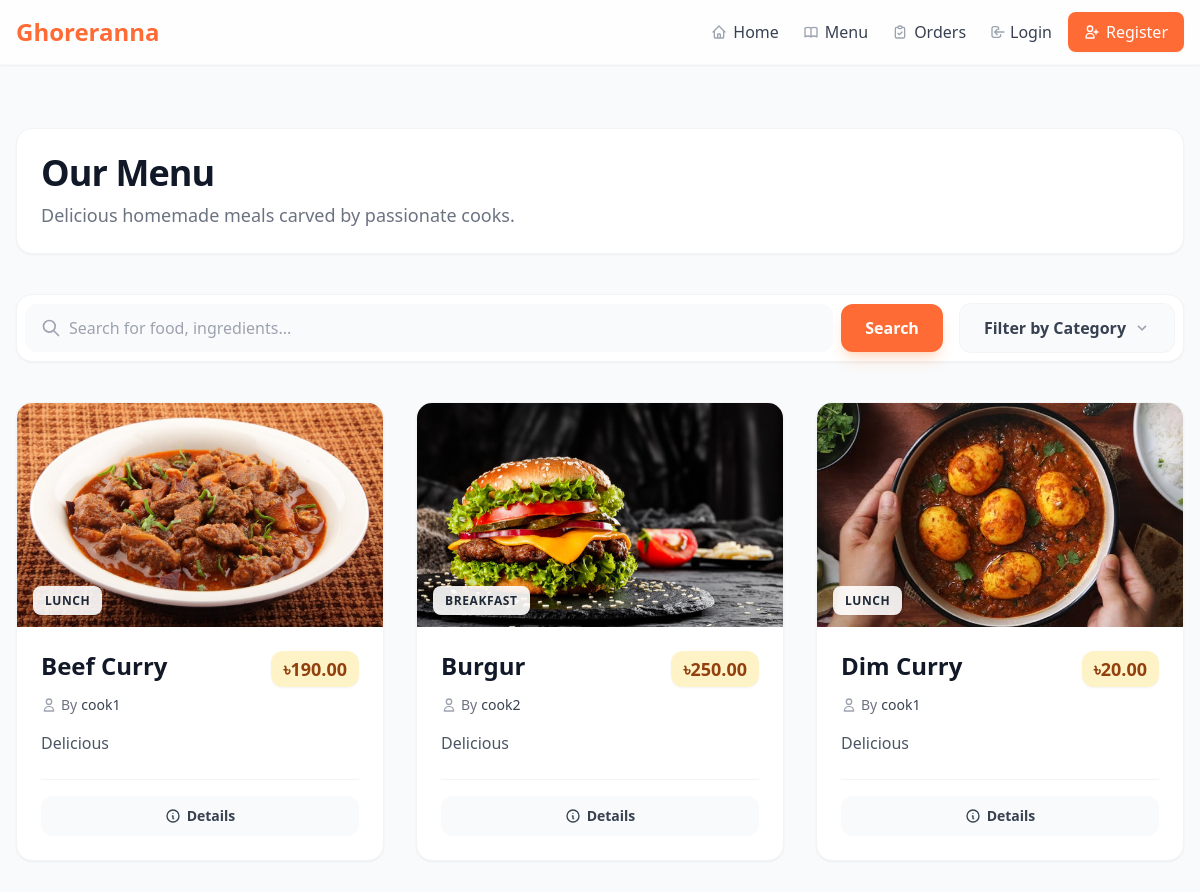
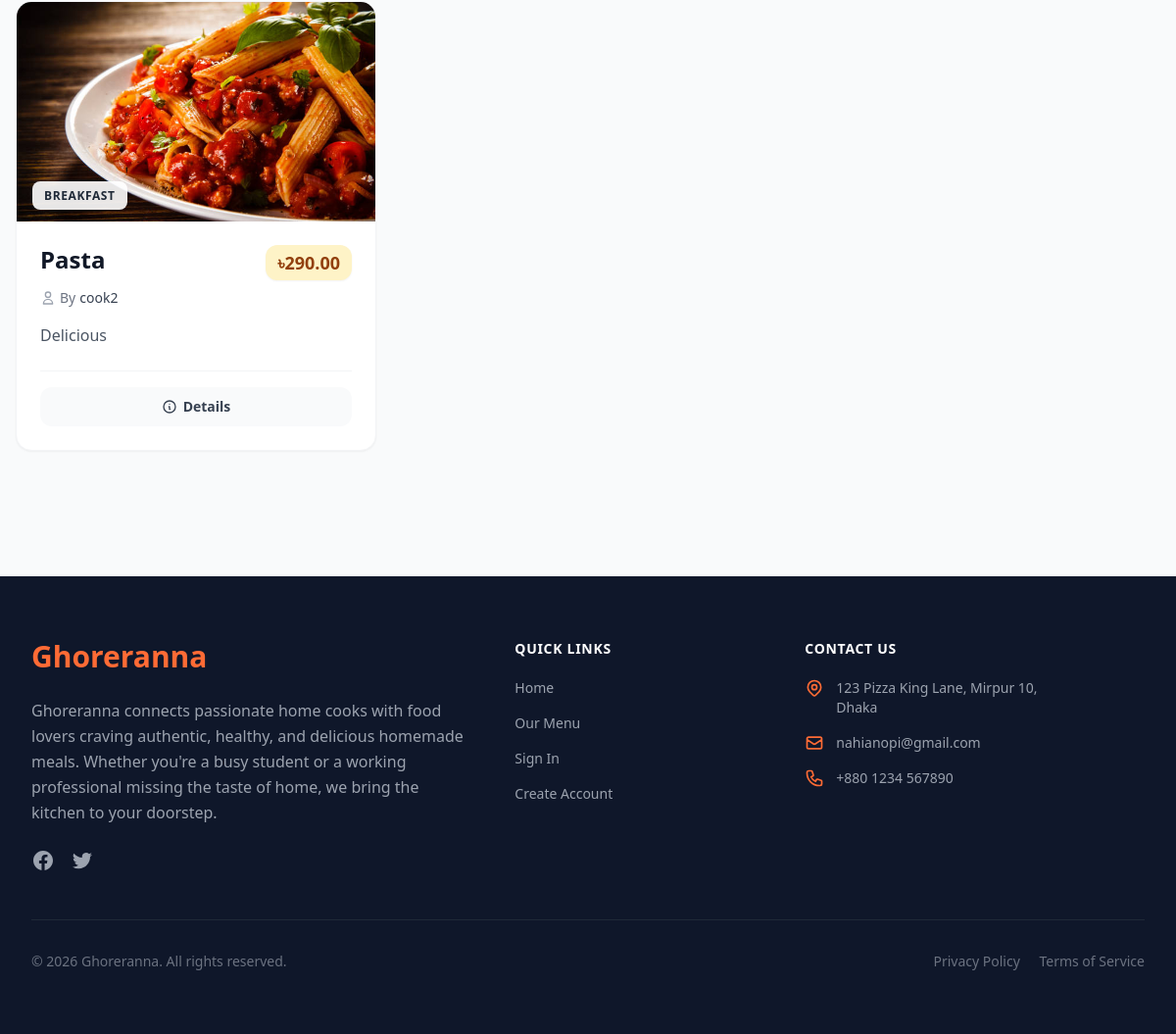
The app's page /menu/ with its own data (2 pictures, top to bottom).
### ghoreranna_app/models.py (models this page shows, shortened)
class Menu(models.Model):
    menu_id = models.AutoField(primary_key=True)
    homecook = models.ForeignKey(User, on_delete=models.CASCADE, related_name='menus', limit_choices_to={'role': 'Home Cook'})
    meal_type = models.CharField(max_length=100)
    item_name = models.CharField(max_length=255)
    description = models.TextField()
    price = models.DecimalField(max_digits=10, decimal_places=2)
    image = models.ImageField(upload_to='menu_images/', null=True, blank=True)
    availability_status = models.BooleanField(default=True)
    class Meta:
        ordering = ['item_name']

class User(models.Model):
    ROLE_CHOICES = [
        ('Student', 'Student'),
        ('Bachelor Employee', 'Bachelor Employee'),
        ('Home Cook', 'Home Cook'),
        ('Delivery Staff', 'Delivery Staff'),
        ('Admin', 'Admin'),
    ]
    STATUS_CHOICES = [
        ('Active', 'Active'),
        ('Inactive', 'Inactive'),
    ]
    user_id = models.AutoField(primary_key=True)
    name = models.CharField(max_length=255)
    phone = models.CharField(max_length=20)
    email = models.EmailField(unique=True)
    password = models.CharField(max_length=255)
    address = models.TextField()
    role = models.CharField(max_length=50, choices=ROLE_CHOICES)
    status = models.CharField(max_length=20, choices=STATUS_CHOICES, default='Active')
    class Meta:
        ordering = ['name']

### ghoreranna_app/views.py (the view)
# urls.py: path('menu/', views.menu_list, name='menu_list'),
def menu_list(request):
    query = request.GET.get('q', '')
    category = request.GET.get('category', '')
    base_menus = Menu.objects.all()
    if request.session.get('user_role') == 'Home Cook':
        base_menus = base_menus.filter(homecook_id=request.session.get('user_id'))
    menus = base_menus
    if query:
        menus = menus.filter(item_name__icontains=query) | menus.filter(description__icontains=query)
    if category:
        menus = menus.filter(meal_type__iexact=category)
    raw_categories = base_menus.values_list('meal_type', flat=True).distinct()
    categories = sorted(list(set(cat.strip().title() for cat in raw_categories if cat)))
    context = {
        'menus': menus,
        'query': query,
        'selected_category': category,
        'categories': categories,
    }
    return render(request, 'menu_list.html', context)

### ghoreranna_app/context_processors.py (called while the page is built)
def cart_count(request):
    cart = request.session.get('cart', {})
    count = sum(cart.values()) if cart else 0
    return {'global_cart_count': count}

### templates/menu_list.html (shortened to what this page needs)
{% extends "base.html" %}
{% block content %}
<div class="py-12">
    <div class="flex flex-col md:flex-row justify-between items-center mb-10 bg-white p-6 rounded-2xl shadow-sm border border-gray-100">
        <div>
            <h1 class="text-4xl font-extrabold text-gray-900 tracking-tight">Our Menu</h1>
            <p class="text-gray-500 mt-2 text-lg">Delicious homemade meals carved by passionate cooks.</p>
        </div>
    </div>
    <div class="mb-10 space-y-6">
        <div class="bg-white p-2 rounded-2xl shadow-sm border border-gray-100 flex flex-col lg:flex-row gap-4 items-center justify-between">
            <form method="GET" action="{% url 'menu_list' %}" class="w-full lg:flex-1 flex gap-2">
                <div class="relative flex-grow group">
                    <div class="absolute inset-y-0 left-0 pl-4 flex items-center pointer-events-none">
                    </div>
                    <input type="text" name="q" value="{{ query }}" placeholder="Search for food, ingredients..."
                        class="block w-full pl-11 pr-4 py-3 bg-gray-50 border-none rounded-xl focus:ring-2 focus:ring-primary transition-all duration-300 text-gray-900 placeholder-gray-400 font-medium">
                </div>
                <button type="submit" class="bg-primary hover:bg-orange-600 text-white font-bold py-3 px-6 rounded-xl transition duration-300 shadow-lg shadow-orange-500/20 flex-shrink-0">
                    Search
                </button>
            </form>
            <div class="relative w-full lg:w-auto">
                <div class="dropdown inline-block relative w-full lg:w-auto">
                    <button class="bg-gray-50 text-gray-700 font-bold py-3 px-6 rounded-xl inline-flex items-center justify-between w-full lg:w-auto border border-gray-100 hover:bg-gray-100 transition-colors group">
                        <span class="mr-2">{% if selected_category %}{{ selected_category }}{% else %}Filter by Category{% endif %}</span>
                        <svg class="fill-current h-4 w-4 text-gray-400 group-hover:text-primary transition-transform group-hover:rotate-180" xmlns="http://www.w3.org/2000/svg" viewBox="0 0 20 20">
                            <path d="M9.293 12.95l.707.707L15.657 8l-1.414-1.414L10 10.828 5.757 6.586 4.343 8z" />
                        </svg>
                    </button>
                </div>
            </div>
        </div>
    </div>
    <div class="grid grid-cols-1 md:grid-cols-2 lg:grid-cols-3 gap-8">
        {% for menu in menus %}
        <div class="bg-white rounded-2xl shadow-sm border border-gray-100 overflow-hidden hover:shadow-xl transition-all duration-300 transform hover:-translate-y-1 group flex flex-col h-full">
            <div class="relative h-56 overflow-hidden">
                {% if menu.image %}
                <img src="{{ menu.image.url }}" alt="{{ menu.item_name }}" class="w-full h-full object-cover transition-transform duration-500 group-hover:scale-110">
                {% endif %}
                <div class="absolute bottom-4 left-4">
                    <span class="bg-white/90 backdrop-blur text-gray-800 text-xs font-bold uppercase tracking-wider px-3 py-1.5 rounded-lg shadow-sm">
                        {{ menu.meal_type }}
                    </span>
                </div>
            </div>
            <div class="p-6 flex flex-col flex-grow">
                <div class="flex justify-between items-start mb-2">
                    <h2 class="text-2xl font-bold text-gray-900 leading-tight group-hover:text-primary transition-colors">{{ menu.item_name }}</h2>
                    <span class="bg-amber-100 text-amber-800 text-lg font-black px-3 py-1 rounded-xl shadow-sm whitespace-nowrap ml-3">
                        ৳{{ menu.price }}
                    </span>
                </div>
                <div class="flex items-center text-sm text-gray-500 mb-4">
                    <svg class="h-4 w-4 mr-1 text-gray-400" fill="none" viewBox="0 0 24 24" stroke="currentColor">
                        <path stroke-linecap="round" stroke-linejoin="round" stroke-width="2" d="M16 7a4 4 0 11-8 0 4 4 0 018 0zM12 14a7 7 0 00-7 7h14a7 7 0 00-7-7z" />
                    </svg>
                    By <span class="font-medium text-gray-700 ml-1">{{ menu.homecook.name }}</span>
                </div>
                <p class="text-gray-600 mb-6 line-clamp-2 flex-grow">{{ menu.description }}</p>
                {% if request.session.user_role == 'Admin' or request.session.user_role == 'Home Cook' %}
                <div class="mt-auto flex space-x-3 pt-4 border-t border-gray-100">
                    <a href="{% url 'menu_update' menu.pk %}" class="flex-1 inline-flex justify-center items-center text-center bg-blue-50 text-blue-700 py-2.5 rounded-xl hover:bg-blue-600 hover:text-white transition duration-300 font-semibold text-sm">
                        <svg class="w-4 h-4 mr-1.5" fill="none" viewBox="0 0 24 24" stroke="currentColor">
                            <path stroke-linecap="round" stroke-linejoin="round" stroke-width="2" d="M11 5H6a2 2 0 00-2 2v11a2 2 0 002 2h11a2 2 0 002-2v-5m-1.414-9.414a2 2 0 112.828 2.828L11.828 15H9v-2.828l8.586-8.586z" />
                        </svg>
                        Edit
                    </a>
                    <a href="{% url 'menu_delete' menu.pk %}" class="flex-1 inline-flex justify-center items-center text-center bg-red-50 text-red-700 py-2.5 rounded-xl hover:bg-red-600 hover:text-white transition duration-300 font-semibold text-sm">
                        <svg class="w-4 h-4 mr-1.5" fill="none" viewBox="0 0 24 24" stroke="currentColor">
                            <path stroke-linecap="round" stroke-linejoin="round" stroke-width="2" d="M19 7l-.867 12.142A2 2 0 0116.138 21H7.862a2 2 0 01-1.995-1.858L5 7m5 4v6m4-6v6m1-10V4a1 1 0 00-1-1h-4a1 1 0 00-1 1v3M4 7h16" />
                        </svg>
                        Delete
                    </a>
                </div>
                {% else %}
                <div class="mt-auto flex space-x-3 pt-4 border-t border-gray-100">
                    <a href="{% url 'menu_detail' menu.pk %}" class="flex-1 inline-flex justify-center items-center text-center bg-gray-50 text-gray-700 py-2.5 rounded-xl hover:bg-gray-200 transition duration-300 font-semibold text-sm">
                        <svg class="w-4 h-4 mr-1.5" fill="none" viewBox="0 0 24 24" stroke="currentColor">
                            <path stroke-linecap="round" stroke-linejoin="round" stroke-width="2" d="M13 16h-1v-4h-1m1-4h.01M21 12a9 9 0 11-18 0 9 9 0 0118 0z" />
                        </svg>
                        Details
                    </a>
                </div>
                {% endif %}
            </div>
        </div>
        {% endfor %}
    </div>
</div>
{% endblock %}

### records on screen
Menu: image (picture), meal_type "LUNCH", item_name "Beef Curry", price "190.00", homecook.name "cook1", description "Delicious"
Menu: image (picture), meal_type "BREAKFAST", item_name "Burgur", price "250.00", homecook.name "cook2", description "Delicious"
Menu: image (picture), meal_type "LUNCH", item_name "Dim Curry", price "20.00", homecook.name "cook1", description "Delicious"
Menu: image (picture), meal_type "BREAKFAST", item_name "Pasta", price "290.00", homecook.name "cook2", description "Delicious"
